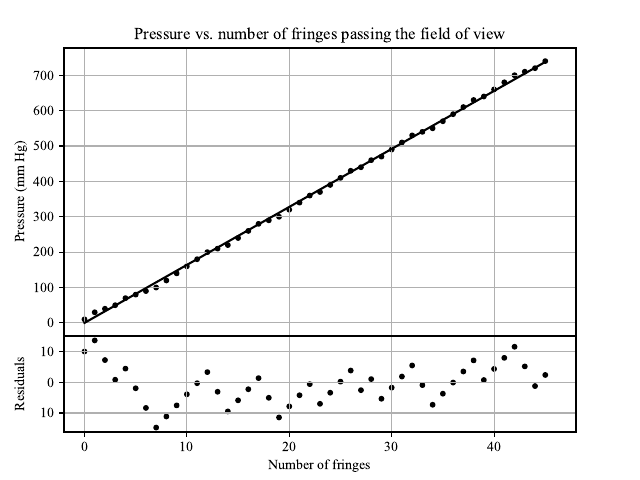

Generate this figure with Python:
#!/bin/python
# Linear fit of pressure vs. num of fringes passed the fied of view

# ---------- Import Statements ----------

import numpy as np
import matplotlib.pyplot as plt
import matplotlib
from scipy.optimize import curve_fit

# ---------- User-Defined Function ----------

# Linear fit function
def func(x, a):
	# return a * x + b
	return a * x

# ---------- Main Code ----------

# Set desired font
plt.rc('font', family = 'Times New Roman')
path_to_file = "gas.txt"
pressure = np.loadtxt(path_to_file, unpack = True)
num_fringes = np.arange(0, pressure.size)
pressure_unc = np.full((1, pressure.size), 5)[0]
# Degrees freedom in the fit
ddof = pressure.size - 1

# Fit the data
popt, pcov = curve_fit(func, num_fringes, pressure, sigma = pressure_unc)
print "a:", popt[0], "+-", np.sqrt(pcov[0, 0]), "(slope)"
# print "b:", popt[1], "+-", np.sqrt(pcov[1, 1])
# Calculate chi squared + residuals
r = pressure - func(num_fringes, *popt)
chisq = np.sum((r / pressure_unc) ** 2)
print "Reduced chi squared:", chisq / ddof
# Calculate and print R^2
ss_res = np.sum(r ** 2)
ss_tot = np.sum((pressure - np.mean(pressure)) ** 2)
r_squared = 1 - (ss_res / ss_tot)
print "R^2:", r_squared

# Plot micrometer reading vs. carriage displacement
fig1 = plt.figure(1)
frame1 = fig1.add_axes((0.1, 0.3, 0.8, 0.6))
plt.scatter(num_fringes, pressure, color = "black", s = 10)
plt.plot(num_fringes, func(num_fringes, *popt), color = "black")
plt.grid(True)
plt.ylabel("Pressure (mm Hg)")
plt.xlim([-2, 48])
frame1.set_xticklabels([])
plt.title("Pressure vs. number of fringes passing the field of view")
frame2 = fig1.add_axes((0.1, 0.1, 0.8, 0.2))
plt.scatter(num_fringes, r, color = "black", s = 10)
plt.ylabel("Residuals")
plt.xlabel("Number of fringes")
plt.xlim([-2, 48])
plt.grid(True)
plt.savefig("gas-fit.pdf")
plt.show()

